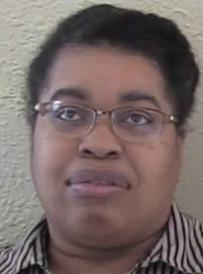
#> input picture my_thesis/forensics/CAM_visualization/data/dfdc/0_real_aabqyygbaa_1.jpg, 203 x 274 px
$ python -i functions.py   (imports and definitions only)   (older library calls are emulated)
#> lines starting #> are read from the running program, lines starting #| are printed output that depends on the picture
# -*- coding: UTF-8 -*-
"""
@author: Luca Bondi (luca.bondi@polimi.it)
@author: Paolo Bestagini (paolo.bestagini@polimi.it)
@author: Nicolò Bonettini (nicolo.bonettini@polimi.it)
Politecnico di Milano 2018
"""
# https://github.com/polimi-ispl/prnu-python


from multiprocessing import Pool, cpu_count

import numpy as np
import pywt
from numpy.fft import fft2, ifft2
from scipy.ndimage import filters
from sklearn.metrics import roc_curve, auc
from tqdm import tqdm


class ArgumentError(Exception):
    pass


"""
Extraction functions
"""


# [331 lines left out: functions extract_single, noise_extract, noise_extract_compact, extract_multiple_aligned, cut_ctr, wiener_dft and 6 more, not called in this run]


def saturation(im: np.ndarray) -> np.ndarray:
    """
    Saturation as from Binghamton toolbox
    :param im: type np.uint8
    :return: saturation map from input im
    """
    assert (im.dtype == np.uint8)

    if im.ndim == 2:
        im.shape += (1,)

    h, w, ch = im.shape
#> h = 274; w = 203; ch = 3

    if im.max() < 250:
        return np.ones((h, w, ch))

    im_h = im - np.roll(im, (0, 1), (0, 1))
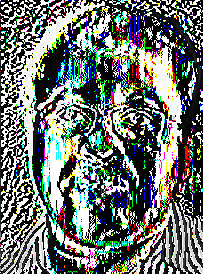
#> im_h: shape (274, 203, 3); mean R, G, B 112.7, 112.2, 114.4
    im_v = im - np.roll(im, (1, 0), (0, 1))
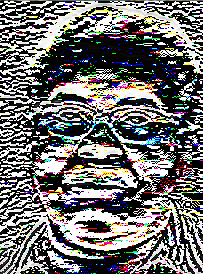
#> im_v: shape (274, 203, 3); mean R, G, B 112.2, 110.9, 110.3
    satur_map = \
        np.bitwise_not(
            np.bitwise_and(
                np.bitwise_and(
                    np.bitwise_and(
                        im_h != 0, im_v != 0
                    ), np.roll(im_h, (0, -1), (0, 1)) != 0
                ), np.roll(im_v, (-1, 0), (0, 1)) != 0
            )
        )
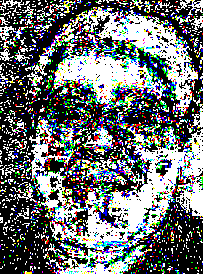
#> satur_map: shape (274, 203, 3) bool; mean R, G, B 0.424, 0.441, 0.442

    max_ch = im.max(axis=0).max(axis=0)
#> max_ch = [250, 238, 254]

    for ch_idx, max_c in enumerate(max_ch):
        if max_c > 250:
            satur_map[:, :, ch_idx] = \
                np.bitwise_not(
                    np.bitwise_and(
                        im[:, :, ch_idx] == max_c, satur_map[:, :, ch_idx]
                    )
                )
#> this loop made 3 passes
#> max_c on passes 1 to 3: 250, 238, 254
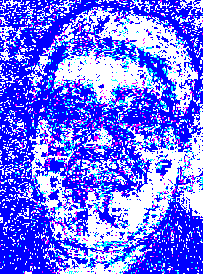
#> satur_map: shape (274, 203, 3) bool; mean R, G, B 0.424, 0.441, 1

    return satur_map


# [8 lines left out: function inten_sat_compact, not called in this run]


"""
Cross-correlation functions
"""


# [84 lines left out: functions crosscorr_2d, aligned_cc, pce, not called in this run]


"""
Statistical functions
"""


# [50 lines left out: functions stats, gt, not called in this run]

>>> import cv2
>>> picture = cv2.cvtColor(cv2.imread('../../../my_thesis/forensics/CAM_visualization/data/dfdc/0_real_aabqyygbaa_1.jpg'), cv2.COLOR_BGR2RGB)
>>> result = saturation(picture)

$ run again, on my_thesis/forensics/CAM_visualization/data/dfdc/0_real_aabqyygbaa_3.jpg
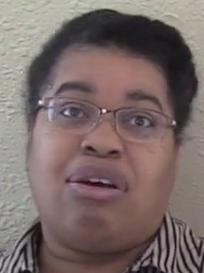
#> input picture my_thesis/forensics/CAM_visualization/data/dfdc/0_real_aabqyygbaa_3.jpg, 204 x 273 px
#> in saturation, `satur_map = \ np.bitwise_not( np.bitwise_and( np.bitwise_and( np.bitwi..`:
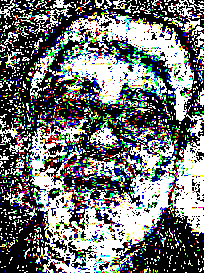
#> satur_map: shape (273, 204, 3) bool; mean R, G, B 0.448, 0.46, 0.458
#> max_ch = [252, 233, 240]
#> the loop in saturation, `for ch_idx, max_c in enumerate(max_ch):` made 3 passes
#> max_c on passes 1 to 3: 252, 233, 240
#> after the loop in saturation, `for ch_idx, max_c in enumerate(max_ch):`:
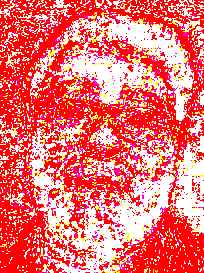
#> satur_map: shape (273, 204, 3) bool; mean R, G, B 1, 0.46, 0.458
